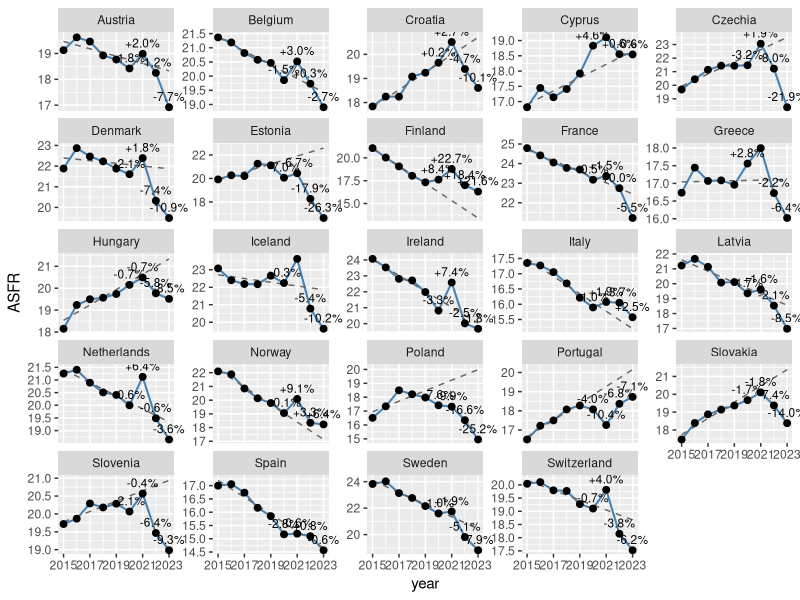

Reproduce this figure in R.
################################################################################
## Age-standardised fertility rates (ASFR) 2011-2023
## Baseline = country-specific linear trend fitted on 2015-2019,
##            and % deviation in 2020-2023
################################################################################

## 1 ────────────────────────────────────────────────────────────────────────────
library(tidyverse)
library(knitr)
library(kableExtra)
library(scales)
library(broom)      # needed for augment() / tidy()
library(htmltools)
library(ggplot2)

## 2 ────────────────────────────────────────────────────────────────────────────
##  European-standard population 2013, women 15-49 (weights sum to 1.0)
std_pop <- tribble(
  ~age_group_5, ~weight,
  "15-19", 5500 / 1e5,
  "20-24", 6000 / 1e5,
  "25-29", 6000 / 1e5,
  "30-34", 6500 / 1e5,
  "35-39", 7000 / 1e5,
  "40-44", 7000 / 1e5,
  "45-49", 7000 / 1e5
)

## 3 ────────────────────────────────────────────────────────────────────────────
##  Read Eurostat file & compute ASFR (per 1 000 women)
dat <- read_csv("data/pop_births_eurostats_2011_2023.csv", show_col_types = FALSE)

asfr <- dat %>%
  left_join(std_pop, by = "age_group_5") %>%
  mutate(fr     = births / population,
         w_rate = fr * weight) %>%
  group_by(country, year) %>%
  summarise(ASFR = sum(w_rate) * 1e3, .groups = "drop") %>%    # *1 000
  arrange(country, year)

## 4 ────────────────────────────────────────────────────────────────────────────
##  BASELINE = **linear trend** of 2015-2019 for each country
##  ---------------------------------------------------------
##  • Fit ASFR ~ year on 2015-2019.
##  • Predict for every year present in the ASFR data frame.
##    (This extrapolates modestly backwards to 2011 and forwards to 2023.)
trend_pred <- asfr %>%
  group_by(country) %>%
  group_modify(~{
    fit <- lm(ASFR ~ year, data = filter(.x, year %in% 2015:2019))
    tibble(year       = .x$year,
           pred_ASFR  = predict(fit, newdata = .x))
  }) %>%
  ungroup()

##  Attach baseline to every year; compute % deviation
asfr_pred <- asfr %>%
  left_join(trend_pred, by = c("country", "year")) %>%
  mutate(dev_pct = (ASFR - pred_ASFR) / pred_ASFR * 100)

## 5 ────────────────────────────────────────────────────────────────────────────
##  Table (same colour-band logic: negative = red, positive = blue)
dev_tbl_num <- asfr_pred %>%
  filter(year %in% 2020:2023) %>%
  select(country, year, dev_pct) %>%
  pivot_wider(names_from = year, values_from = dev_pct) %>%
  arrange(country)

dev_tbl_col <- dev_tbl_num %>%
  mutate(across(
    -country,
    ~{
      bg <- dplyr::case_when(          # REVERSED palette
        .x  < -10 ~ "#b71c1c",         # deepest red  (big drop = very bad)
        .x >= -10 & .x <  -5 ~ "#ef5350",
        .x >=  -5 & .x <   0 ~ "#ffcccb",
        .x >=   0 & .x <   1 ~ "#ffffff",
        .x >=   1 & .x <   3 ~ "#bbdefb",
        .x >=   3 & .x <  10 ~ "#42a5f5",
        TRUE                  ~ "#0d47a1"  # deepest blue (big rise = very good)
      )
      fg <- dplyr::case_when(          # keep text legible
        .x < -10                     ~ "white",
        .x >= -10 & .x <  -5         ~ "white",
        .x >=  -5 & .x <   0         ~ "black",
        .x >=   0 & .x <   1         ~ "black",
        .x >=   1 & .x <   3         ~ "black",
        .x >=   3 & .x <  10         ~ "black",
        TRUE                         ~ "white"
      )
      cell_spec(sprintf("%+.1f %%", .x), background = bg, color = fg)
    }
  ))

tbl_html <- dev_tbl_col %>%
  kbl(format = "html", escape = FALSE,
      caption = "Percent deviation of ASFR from the 2015-2019 linear-trend baseline  
                 (blue = deficit / red = excess)") %>%
  kable_styling(full_width = FALSE, position = "center") %>%
  row_spec(0, bold = TRUE)

html_print( HTML(tbl_html) )

## 6 ────────────────────────────────────────────────────────────────────────────
##  Plot: observed ASFR, 2015-2019 linear-trend baseline, % deviation label
ggplot(asfr_pred, aes(year, ASFR)) +
  geom_line(linewidth = 0.7, colour = "steelblue") +
  geom_line(aes(y = pred_ASFR),                 # <<-- variable baseline
            linetype = "dashed", colour = "grey40") +
  geom_point(size = 2) +
  geom_text(
    data = subset(asfr_pred, year >= 2020),
    aes(label = sprintf("%+.1f%%", dev_pct)),
    vjust = -0.7, size = 3
  ) +
  facet_wrap(~country, scales = "free_y") +
  scale_x_continuous(breaks = seq(2011, 2023, 2)) +
  scale_y_continuous(
    expand = expansion(mult = c(0.05, 0.08))   # 5 % below, 8 % above
  ) +
  coord_cartesian(clip = "off")                 # keep labels visible
labs(
  title    = "Age-standardised fertility rates vs. 2015-2019 linear-trend baseline",
  subtitle = "Dashed line = fitted ASFR trend (2015-2019); labels = % deviation",
  x = NULL,
  y = "ASFR (per 1 000 women, ESP-2013 weights)"
) +
  theme_minimal(base_size = 11) +
  theme(plot.margin = margin(5.5, 20, 5.5, 5.5))  # a little right padding
